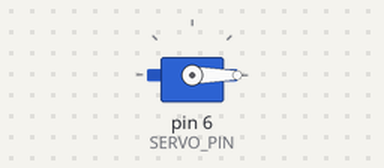
The sketch below on a simulated Arduino Uno, built with avr-gcc and run on an emulated ATmega328P. Shown: servo.

Above: at 0.05 s.
At 6.0 s:
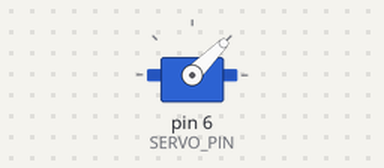
Timing chart, 0 to 7.8 s (numbered marks = the images above):
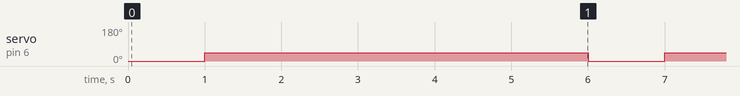

Measured:
- by itself, servo on pin 6 (SERVO_PIN): alternates 45° for 5.0 s and 0° for 1.0 s

The sketch:

unlock_door_standard.ino
```cpp
#include <Servo.h>

Servo myservo;

int SERVO_PIN = 6;

//pause time
const int PAUSE_TIME = 5000; // time servo waits before locking the door again, units of ms

//servo constants
const int LOCKED_POS = 0;
const int UNLOCKED_POS = 45;


void setup() {

  myservo.attach(SERVO_PIN);  // attach servo to board
  myservo.write(LOCKED_POS); // start in locked position

}


// INTEGRATE THIS LOGIC WITH RFID CREDENTIALS BEING VERIFIED IN OTHER ARDUINO FILE
void loop() {
  delay(1000);
  unlock_door();

}

void unlock_door() {

  //rotate to desired angle
  myservo.write(UNLOCKED_POS);

  //wait in unlocked state
  delay(PAUSE_TIME);

  //rotate back to locked state
  myservo.write(LOCKED_POS);


}
```
